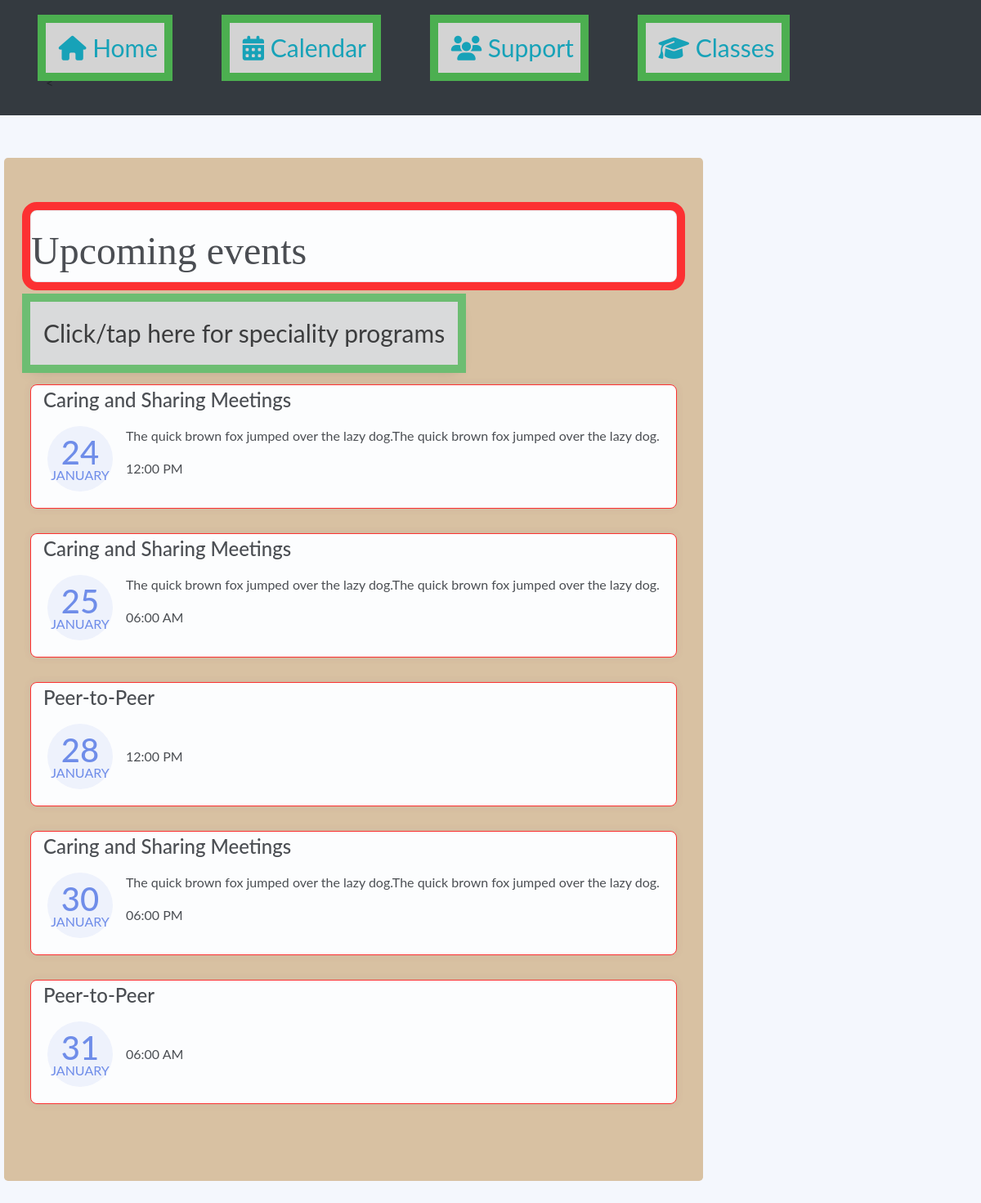
Screenshot of /events/ with the database file from the repository.
### programs/models.py (models this page shows, shortened)
class Program(models.Model):
    name = models.CharField(
        max_length=100,
        choices=PROGRAM_CHOICES,
        default=DEF,
    )
    description = models.TextField(blank=True)
    instructions = models.TextField(blank=True)
    members = models.ForeignKey(Person, blank=True,  null=True, on_delete=models.CASCADE, related_name="members")
    def __str__(self):
        return self.name

### events/views.py (the view)
# urls.py: path('', views.CalendarView.as_view(), name='events'),
class CalendarView(generic.ListView):
    model = Meeting
    template_name = 'calendar.html'
    context = {}
    template = "landing.html"
    def get_context_data(self, **kwargs):
        print('GETTING STANDARD')
        context = super().get_context_data(**kwargs)
        d = get_date(self.request.GET.get('month', None))
        cal = Calendar(d.year, d.month)
        html_cal = cal.formatmonth(withyear=True)
        context['calendar'] = mark_safe(html_cal)
        context['prev_month'] = prev_month(d)
        context['next_month'] = next_month(d)
        today = datetime.date.today()
        addweek = today + datetime.timedelta(days=20)
        upcoming = [i for i in Meeting.objects.all()]
        meetinglist = [
            {'title': meeting.program.name, 'instructions': meeting.program.instructions, 'programid': meeting.program.pk, 'day': str(meeting.start_time.day),
             'month': meeting.start_time.strftime("%B"), 'time': meeting.start_time.strftime("%I:%M %p"), 'color': meeting.get_color} for meeting in upcoming]
        context['upcoming'] = meetinglist
        jsonString = json.dumps(meetinglist)
        context['js_objects'] = jsonString
        choices = [i for i in Program.objects.all()]
        context['choices'] = choices
        print(choices)
        return context

### events/models.py (called while the page is built)
    @property
    def get_color(self):
        switcher = {0: "pink", 1: "red", 2: "yellow"}
        color = switcher.get(self.program.pk, "orange")
        return color

    @property
    def get_html_url(self):
        switcher = {0: "pink", 1: "red", 2: "yellow"}
        color = switcher.get(self.program.pk, "orange")
        url = reverse('programs:program', args=(self.program.pk,))
        return f'<a  style="color:black;text-align:center;font-size:20px;" href="{url}"> <div style="background-color:{color};height:60px;">{self.program.name}</div> </a>'

### events/utils.py (called while the page is built)
	def formatday(self, day, events):
		events_per_day = events.filter(start_time__day=day)
		d = ''
		for event in events_per_day:
			d += f'<li> {event.get_html_url}</li>'
		if day != 0:
			return f'<td class="calendar"><span class="date"> {day}</span><ul> {d} </ul></td>'
		return '<td ></td>'

	def formatweek(self, theweek, events):
		week = ''
		for d, weekday in theweek:
		    if weekday!=6 and weekday!=5:
		        week += self.formatday(d, events)
		return f'<tr> {week} </tr>'

	def formatmonth(self, withyear=True):
		events = Meeting.objects.filter(start_time__year=self.year, start_time__month=self.month)
		cal = f'<table style=" background-color:powderblue;" class="calendar" >\n'
		cal += f'{self.formatmonthname(self.year, self.month, withyear=withyear)}\n'
		cal += f'<td class="calendar"><span class="date"> Monday </span><ul> </ul></td><td class="calendar"><span class="date"> Tuesday</span><ul> </ul></td><td class="calendar"><span class="date"> Wednesday </span><ul> </ul></td><td class="calendar"><span class="date"> Thursday</span><ul> </ul></td><td class="calendar"><span class="date"> Friday </span><ul> </ul></td>'
		for week in self.monthdays2calendar(self.year, self.month):
			cal += f'{self.formatweek(week, events)}\n'
		return cal

### events/views.py (called while the page is built)
def get_date(req_month):
    if req_month:
        year, month = (int(x) for x in req_month.split('-'))
        return date(year, month, day=1)
    return datetime.date.today()

def prev_month(d):
    first = d.replace(day=1)
    prev_month = first - timedelta(days=1)
    month = 'month=' + str(prev_month.year) + '-' + str(prev_month.month)
    return month

def next_month(d):
    days_in_month = calendar.monthrange(d.year, d.month)[1]
    last = d.replace(day=days_in_month)
    next_month = last + timedelta(days=1)
    month = 'month=' + str(next_month.year) + '-' + str(next_month.month)
    return month

### templates/calendar.html (shortened to what this page needs)
{% extends 'base.html' %}
{% load static %}
{% block nav %}
{% include 'navbar.html' %}
{% endblock %}
{% block content %}
<html>
<link rel="stylesheet" type="text/css" href="{% static 'cal/css/styles.css' %}" />
<head>
<link rel="stylesheet" href="https://cdnjs.cloudflare.com/ajax/libs/font-awesome/4.7.0/css/font-awesome.min.css">
  </head>
<body style="padding-top: 100px;">
  <div  class="left" style="padding:5px;"><div class="column">
       <div class="jumbotron" style="opacity: 0.8;background-color:Tan;">
            <div style="outline: red solid 10px;"  class="card"> <p class="title">    <h2 style=font-size:3em;">Upcoming events</h2>
  </div>
           <br/>
           <div class="dropdown">
  <button class="dropbtn" style="font-size:30px;background-color:LightGray;outline: #4CAF50 solid 10px;" for="btnControl">Click/tap here for speciality programs</button>
</div>
           <div id="box">
                <br/>
      {% for event in upcoming %}
       <div style="border: 1px solid red;" class="card card-margin">
            <div class="card-header no-border">
                <h5 style="font-size:1.5em;" class="card-title">{{event.title}}</h5>
            </div>
            <div class="card-body pt-0">
                <div class="widget-49">
                    <div class="widget-49-title-wrapper">
                        <div class="widget-49-date-primary">
                            <span  class="widget-49-date-day">{{event.day}}</span>
                            <span  class="widget-49-date-month">{{event.month}}</span>
                        </div>
                        <div class="widget-49-meeting-info">
                                <p style="font-size: 1em;">{{event.instructions}}</p>
                            <p style="font-size: 1em;">{{event.time}}</p>
                        </div>
                    </div>
                </div>
            </div>
        </div>
      {% endfor %}
               </div>
      </div>
  </div></div> <div  class="left" style="padding:5px;"><h1>&nbsp&nbsp</h1></div>
</body>
</html>
{% endblock %}

### templates/base.html (shortened to what this page needs)
{% load static %}
<!DOCTYPE html>
<html lang="en">
  <head>
        <link rel="stylesheet" href="https://stackpath.bootstrapcdn.com/bootstrap/4.5.0/css/bootstrap.min.css">
          <link rel="stylesheet" href="https://cdnjs.cloudflare.com/ajax/libs/font-awesome/4.7.0/css/font-awesome.min.css">
  </head>
 {% block nav %}
{% endblock %}
  <body style="padding-top: 10.5rem;>
<style>
    h1 {
  font-family: 'IM Fell French Canon SC', serif;
}
p {
font-size:3vw;
}
 h2 {
  font-family: 'Baskervville', serif;
}
  .memberbox {
    padding: 1em 1.2em;
    background:#DAE9C5;
    border: 1px solid black;
    border-top: 0;
    border-radius:8px;
    width:93%;
    height: 10%;
    margin-left:10px;
    }
</style>
{% block content %}
{% endblock %}
</body>
</html>

### templates/navbar.html (shortened to what this page needs)
{% load static %}
<nav  style="background-color: #F6F5D7;" class="navbar navbar-expand-md fixed-top bg-dark">
        <div  class="collapse navbar-collapse" id="navbarsExampleDefault">
        <ul class="navbar-nav mr-auto">
                 <li style="padding: 20px 40px;" class="nav-item active">
             <a class="nav-link" style="font-size:30px;background-color:LightGray;outline: #4CAF50 solid 10px;" href="/">&nbsp<i class="fa fa-home"></i> Home</a><
             </li>
             <li style="padding: 20px 40px;" class="nav-item active">
             <a class="nav-link" style="font-size:30px;background-color:LightGray;outline: #4CAF50 solid 10px;" href="/events">&nbsp<i class="fa fa-calendar"></i> Calendar</a>
             </li>
             <li style="padding: 20px 40px;" class="nav-item active">
             <a class="nav-link" style="font-size:30px;background-color:LightGray;outline: #4CAF50 solid 10px;" href="/support">&nbsp<i class="fa fa-users"></i> Support</a>
             </li>
             <li style="padding: 20px 40px;"  class="nav-item active">
             <a class="nav-link" style="font-size:30px;background-color:LightGray;outline: #4CAF50 solid 10px;" href="/classes">&nbsp<i class="fa fa-graduation-cap"></i> Classes</a>
             </li>
            </ul>
    </div>
</nav>

### templates/calendar.html (style rules this page uses)
.dropbtn { background-color: #f9f9f9; color: #0f0f0f; padding: 16px; font-size: 16px; border: none; cursor: pointer; min-width: 160px; box-shadow: 0px 8px 16px 0px rgba(0,0,0,0.2); }
.dropdown { position: relative; display: inline-block; }
h2 { font-family: 'Baskervville', serif; }
body { background: #F4F7FD; margin-top:20px; }
.card-margin { margin-bottom: 1.875rem; }
.card { border: 0; box-shadow: 0px 0px 10px 0px rgba(82, 63, 105, 0.1); -webkit-box-shadow: 0px 0px 10px 0px rgba(82, 63, 105, 0.1); -moz-box-shadow: 0px 0px 10px 0px rgba(82, 63, 105, 0.1); -ms-box-shadow: 0px 0px 10px 0px rgba(82, 63, 105, 0.1); }
.card { position: relative; display: flex; flex-direction: column; min-width: 0; word-wrap: break-word; background-color: #ffffff; background-clip: border-box; border: 1px solid #e6e4e9; border-radius: 8px; }
.card .card-header.no-border { border: 0; }
.card .card-header { background: none; padding: 0 0.9375rem; font-weight: 500; display: flex; align-items: center; min-height: 50px; }
.card-header:first-child { border-radius: calc(8px - 1px) calc(8px - 1px) 0 0; }
.widget-49 .widget-49-title-wrapper { display: flex; align-items: center; }
.widget-49 .widget-49-title-wrapper .widget-49-date-primary { display: flex; align-items: center; justify-content: center; flex-direction: column; background-color: #edf1fc; width: 5rem; height: 5rem; border-radius: 50%; }
.widget-49 .widget-49-title-wrapper .widget-49-date-primary .widget-49-date-day { color: #4e73e5; font-weight: 500; font-size: 2.5rem; line-height: 1; }
.widget-49 .widget-49-title-wrapper .widget-49-date-primary .widget-49-date-month { color: #4e73e5; line-height: 1; font-size: 1rem; text-transform: uppercase; }
.widget-49 .widget-49-title-wrapper .widget-49-meeting-info { display: flex; flex-direction: column; margin-left: 1rem; }
body { font-family: "ptsans", "Lato", "Helvetica Neue", Helvetica, Arial, sans-serif; }
.left { float: left; }
.title { text-align: center; margin: 10px; }
ul { height: 100%; padding: 0px 5px 0px 20px; }
a { color: #17a2b8; }

### rows the page displays
Program: title "Caring and Sharing Meetings" "Caring and Sharing Meetings" "Caring and Sharing Meetings", instructions "The quick brown fox jumped over the lazy dog.The quick brown fox jumped over the lazy dog." "The quick brown fox jumped over the lazy dog.The quick brown fox jumped over the lazy dog." "The quick brown fox jumped over the lazy dog.The quick brown fox jumped over the lazy dog."
Program: title "Peer-to-Peer" "Peer-to-Peer"

### other values shown
{{ event.day }} "24" "25" "28" "30" "31"
{{ event.month }} "JANUARY" "JANUARY" "JANUARY" "JANUARY" "JANUARY"
{{ event.time }} "12:00 PM" "06:00 AM" "12:00 PM" "06:00 PM" "06:00 AM"
